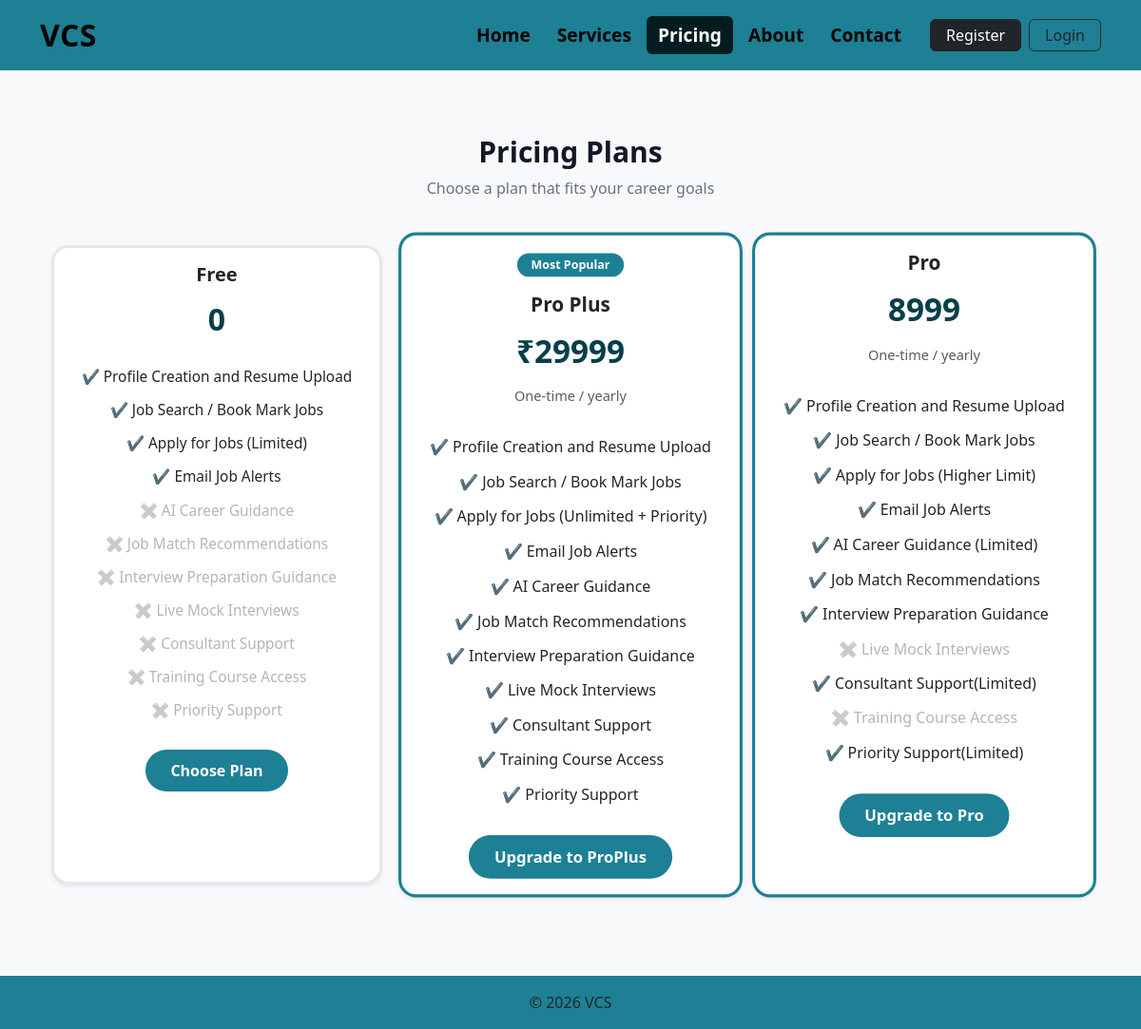
The page /pricing/ on the database its author committed.
### core/models.py (models this page shows, shortened)
class PricingPage(models.Model):
    title = models.CharField(max_length=120, default="Pricing Plans")
    subtitle = models.CharField(max_length=255, blank=True)
    is_active = models.BooleanField(default=True)

class PricingPlan(models.Model):
    page = models.ForeignKey(PricingPage, on_delete=models.CASCADE, related_name="plans")
    name = models.CharField(max_length=50)
    price = models.CharField(max_length=50)
    description = models.CharField(max_length=120, blank=True)
    badge = models.CharField(max_length=50, blank=True)  # Most Popular
    button_text = models.CharField(max_length=50, default="Choose Plan")
    is_current = models.BooleanField(default=False)
    is_highlighted = models.BooleanField(default=False)
    order = models.PositiveIntegerField(default=0)
    is_active = models.BooleanField(default=True)
    class Meta:
        ordering = ["order"]

class PricingFeature(models.Model):
    plan = models.ForeignKey(PricingPlan, on_delete=models.CASCADE, related_name="features")
    text = models.CharField(max_length=150)
    included = models.BooleanField(default=True)
    order = models.PositiveIntegerField(default=0)
    class Meta:
        ordering = ["order"]

### core/views.py (the view)
# urls.py: path("pricing/", pricing_view, name="pricing"),
def pricing_view(request):
    page = PricingPage.objects.filter(is_active=True)\
        .prefetch_related("plans__features")\
        .first()
    return render(request, "core/pricing.html", {
        "page": page
    })

### core/templates/core/pricing.html (shortened to what this page needs)
{% extends "accounts/base.html" %}
{% block content %}
<div class="container py-5">
{% if page %}
  <div class="text-center mb-5">
    <h2 class="fw-bold page-title">{{ page.title }}</h2>
    <p class="page-subtitle">{{ page.subtitle }}</p>
  </div>
  <div class="row g-4 justify-content-center">
{% for plan in page.plans.all %}
{% if plan.is_active %}
<div class="col-12 col-md-6 col-lg-4">
  <div class="card pricing-card h-100 shadow-sm {% if plan.is_highlighted %}featured-plan{% endif %}">
    {% if plan.badge %}
    <div class="text-center mt-3">
      <span class="badge brand-badge">{{ plan.badge }}</span>
    </div>
    {% endif %}
    <div class="card-body text-center">
      <h5 class="card-title fw-semibold">{{ plan.name }}</h5>
      <h2 class="my-3 plan-price">
        {{ plan.price }}
      </h2>
      <p class="text-muted small">{{ plan.description }}</p>
      <ul class="list-unstyled my-4">
        {% for feature in plan.features.all %}
          <li class="{% if not feature.included %}text-muted{% endif %}">
            {% if feature.included %}✔{% else %}✖{% endif %}
            {{ feature.text }}
          </li>
        {% endfor %}
      </ul>
      {% if plan.is_current %}
        <span class="btn current-plan-btn">
          Current Plan
        </span>
      {% else %}
        {% if user.is_authenticated %}
            <a href="{% url 'settings' %}" class="btn brand-btn fw-semibold">
                {{ plan.button_text }}
            </a>
        {% else %}
            <a href="{% url 'login' %}?next={% url 'settings' %}" class="btn brand-btn fw-semibold">
                {{ plan.button_text }}
            </a>
        {% endif %}
      {% endif %}
    </div>
  </div>
</div>
{% endif %}
{% endfor %}
  </div>
{% endif %}
</div>
{% endblock %}

### accounts/templates/accounts/base.html (style rules this page uses)
body { padding-top: 70px; background-color: #f8f9fa; }

### core/templates/core/pricing.html (style rules this page uses)
:root { --primary:#1d8094; --primary-dark:#063f4a; --primary-hover:#166978; --bg:#f8fafc; }
.page-title { color:#111827; font-size:clamp(1.8rem,2.5vw,2.4rem); }
.page-subtitle { color:#6b7280; }
.pricing-card { border-radius:18px; border:3px solid #e5e7eb; background:#fff; position:relative; overflow:hidden; transition:all .35s ease; }
.featured-plan { border-color:var(--primary); transform:scale(1.04); }
.pricing-card::before { content:""; position:absolute; top:0; left:0; height:4px; width:0%; background:linear-gradient(90deg,var(--primary),var(--primary-dark)); transition:.35s ease; }
.plan-price { font-weight:700; color:var(--primary-dark); }
.brand-badge { background:var(--primary); color:#fff; font-weight:600; padding:6px 14px; border-radius:30px; }
.pricing-card ul li { padding:6px 0; font-size:.96rem; }
.pricing-card ul li.text-muted { opacity:.45; }
.brand-btn { background:var(--primary); color:#fff; border:none; border-radius:40px; padding:10px 26px; transition:.25s; }

### rows shown on the page
PricingPage: title "Pricing Plans", subtitle "Choose a plan that fits your career goals"
PricingPlan: name "Free", price "0", button_text "Choose Plan"
PricingFeature: text "Profile Creation and Resume Upload"
PricingFeature: text "Job Search / Book Mark Jobs"
PricingFeature: text "Apply for Jobs (Limited)"
PricingFeature: text "Email Job Alerts"
PricingFeature: text "AI Career Guidance"
PricingFeature: text "Job Match Recommendations"
PricingFeature: text "Interview Preparation Guidance"
PricingFeature: text "Live Mock Interviews"
PricingFeature: text "Consultant Support"
PricingFeature: text "Training Course Access"
PricingFeature: text "Priority Support"
PricingPlan: badge "Most Popular", name "Pro Plus", price "₹29999", description "One-time / yearly", button_text "Upgrade to ProPlus"
PricingFeature: text "Profile Creation and Resume Upload"
PricingFeature: text "Job Search / Book Mark Jobs"
PricingFeature: text "Apply for Jobs (Unlimited + Priority)"
PricingFeature: text "Email Job Alerts"
PricingFeature: text "AI Career Guidance"
PricingFeature: text "Job Match Recommendations"
PricingFeature: text "Interview Preparation Guidance"
PricingFeature: text "Live Mock Interviews"
PricingFeature: text "Consultant Support"
PricingFeature: text "Training Course Access"
PricingFeature: text "Priority Support"
PricingPlan: name "Pro", price "8999", description "One-time / yearly", button_text "Upgrade to Pro"
PricingFeature: text "Profile Creation and Resume Upload"
PricingFeature: text "Job Search / Book Mark Jobs"
PricingFeature: text "Apply for Jobs (Higher Limit)"
PricingFeature: text "Email Job Alerts"
PricingFeature: text "AI Career Guidance (Limited)"
PricingFeature: text "Job Match Recommendations"
PricingFeature: text "Interview Preparation Guidance"
PricingFeature: text "Live Mock Interviews"
PricingFeature: text "Consultant Support(Limited)"
PricingFeature: text "Training Course Access"
PricingFeature: text "Priority Support(Limited)"
